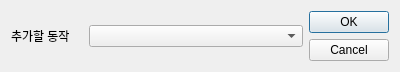
<?xml version="1.0" encoding="UTF-8"?>
<ui version="4.0">
 <class>InsertDialog</class>
 <widget class="QDialog" name="InsertDialog">
  <property name="geometry">
   <rect>
    <x>0</x>
    <y>0</y>
    <width>400</width>
    <height>72</height>
   </rect>
  </property>
  <property name="windowTitle">
   <string>Dialog</string>
  </property>
  <layout class="QGridLayout" name="gridLayout" columnstretch="1,3,1">
   <item row="0" column="0">
    <widget class="QLabel" name="label">
     <property name="text">
      <string>추가할 동작</string>
     </property>
    </widget>
   </item>
   <item row="0" column="2">
    <widget class="QDialogButtonBox" name="buttonBox">
     <property name="orientation">
      <enum>Qt::Vertical</enum>
     </property>
     <property name="standardButtons">
      <set>QDialogButtonBox::Cancel|QDialogButtonBox::Ok</set>
     </property>
    </widget>
   </item>
   <item row="0" column="1">
    <widget class="QComboBox" name="comboBox"/>
   </item>
  </layout>
 </widget>
 <resources/>
 <connections>
  <connection>
   <sender>buttonBox</sender>
   <signal>accepted()</signal>
   <receiver>InsertDialog</receiver>
   <slot>accept()</slot>
   <hints>
    <hint type="sourcelabel">
     <x>248</x>
     <y>254</y>
    </hint>
    <hint type="destinationlabel">
     <x>157</x>
     <y>274</y>
    </hint>
   </hints>
  </connection>
  <connection>
   <sender>buttonBox</sender>
   <signal>rejected()</signal>
   <receiver>InsertDialog</receiver>
   <slot>reject()</slot>
   <hints>
    <hint type="sourcelabel">
     <x>316</x>
     <y>260</y>
    </hint>
    <hint type="destinationlabel">
     <x>286</x>
     <y>274</y>
    </hint>
   </hints>
  </connection>
 </connections>
</ui>
